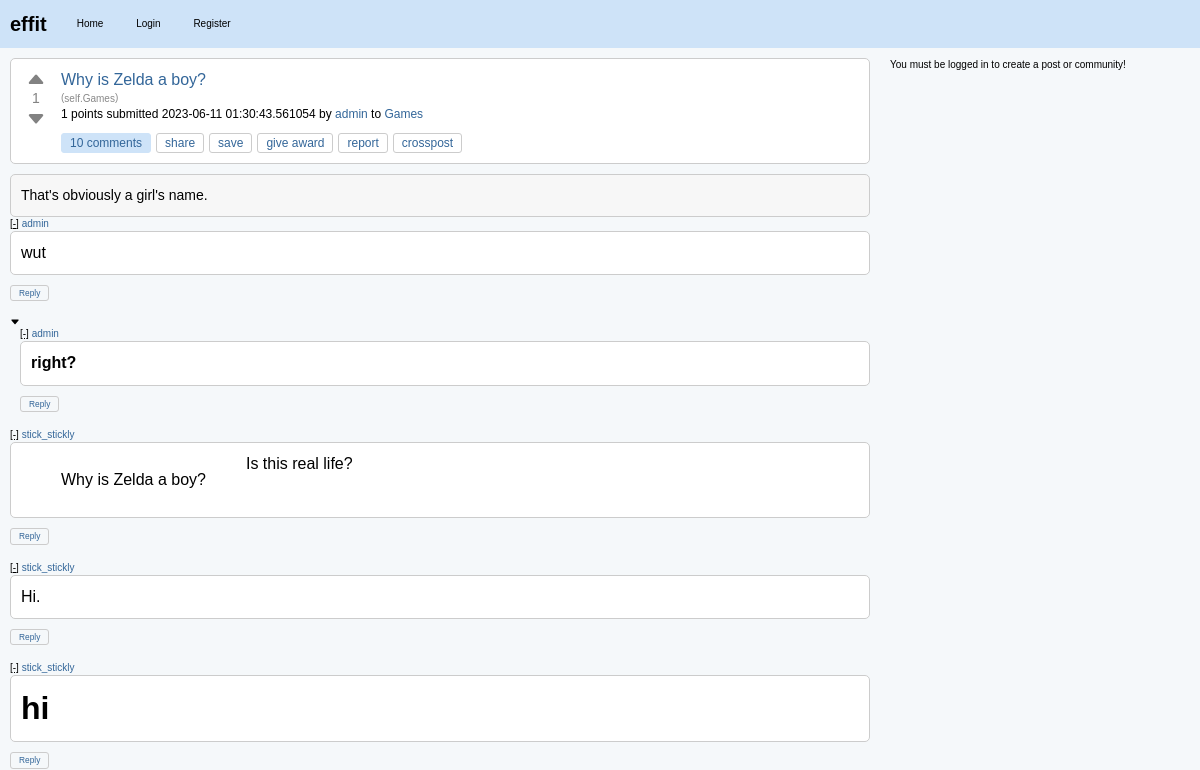
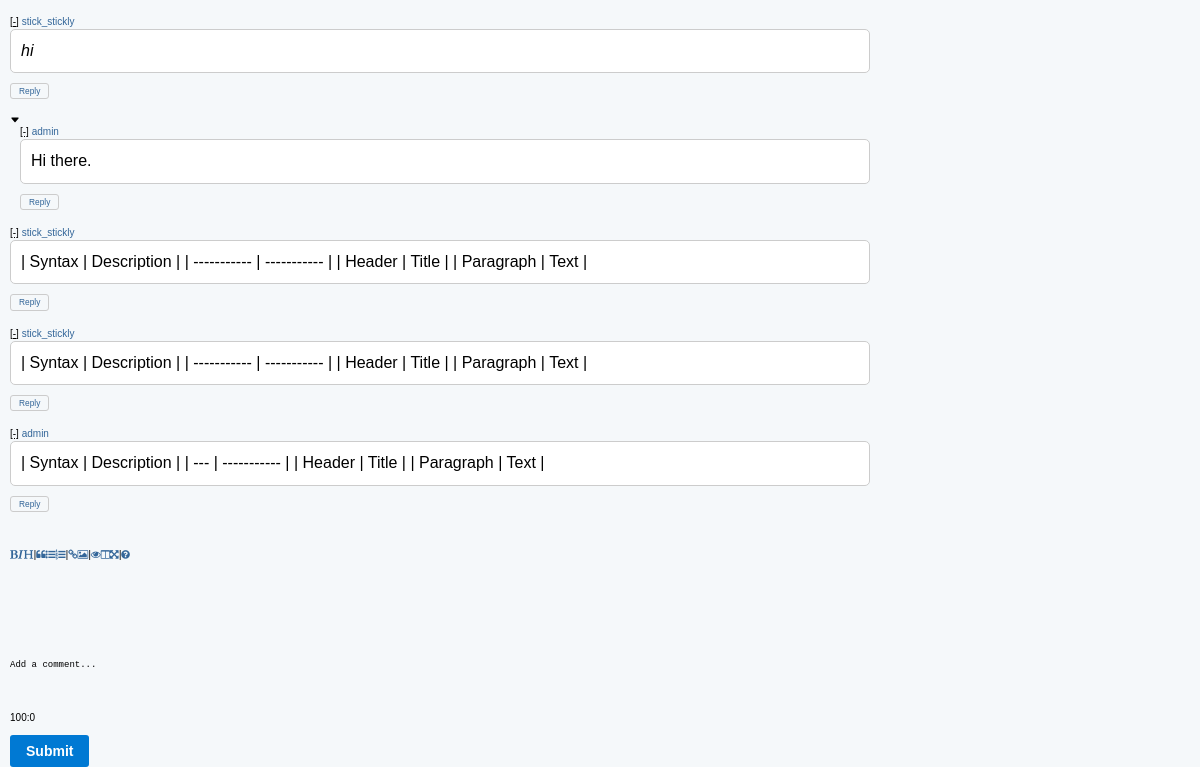
Before: /c/effit/p/why-is-zelda-a-boy-c12fb1d7 with the older database file (2 pictures, top to bottom).
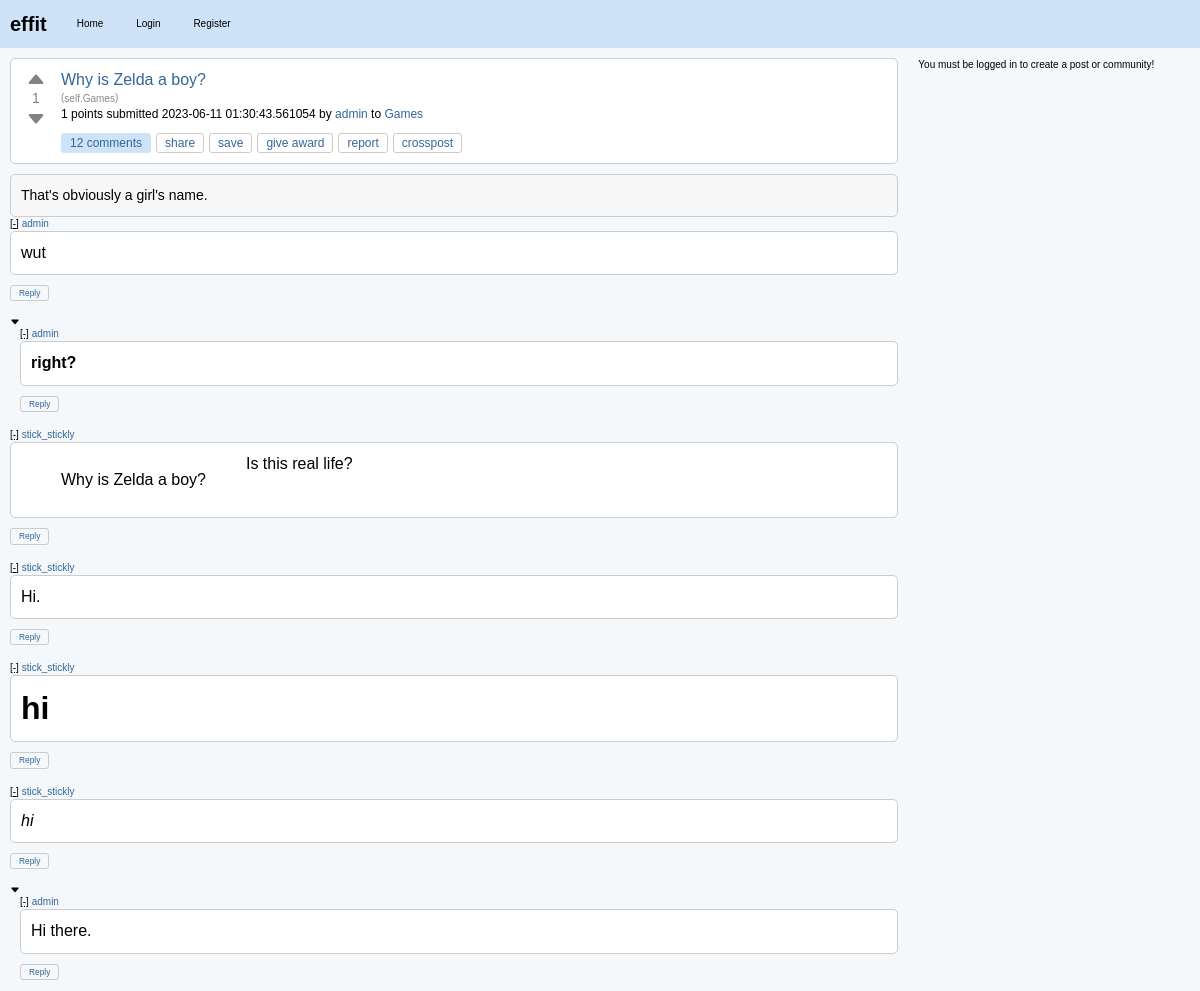
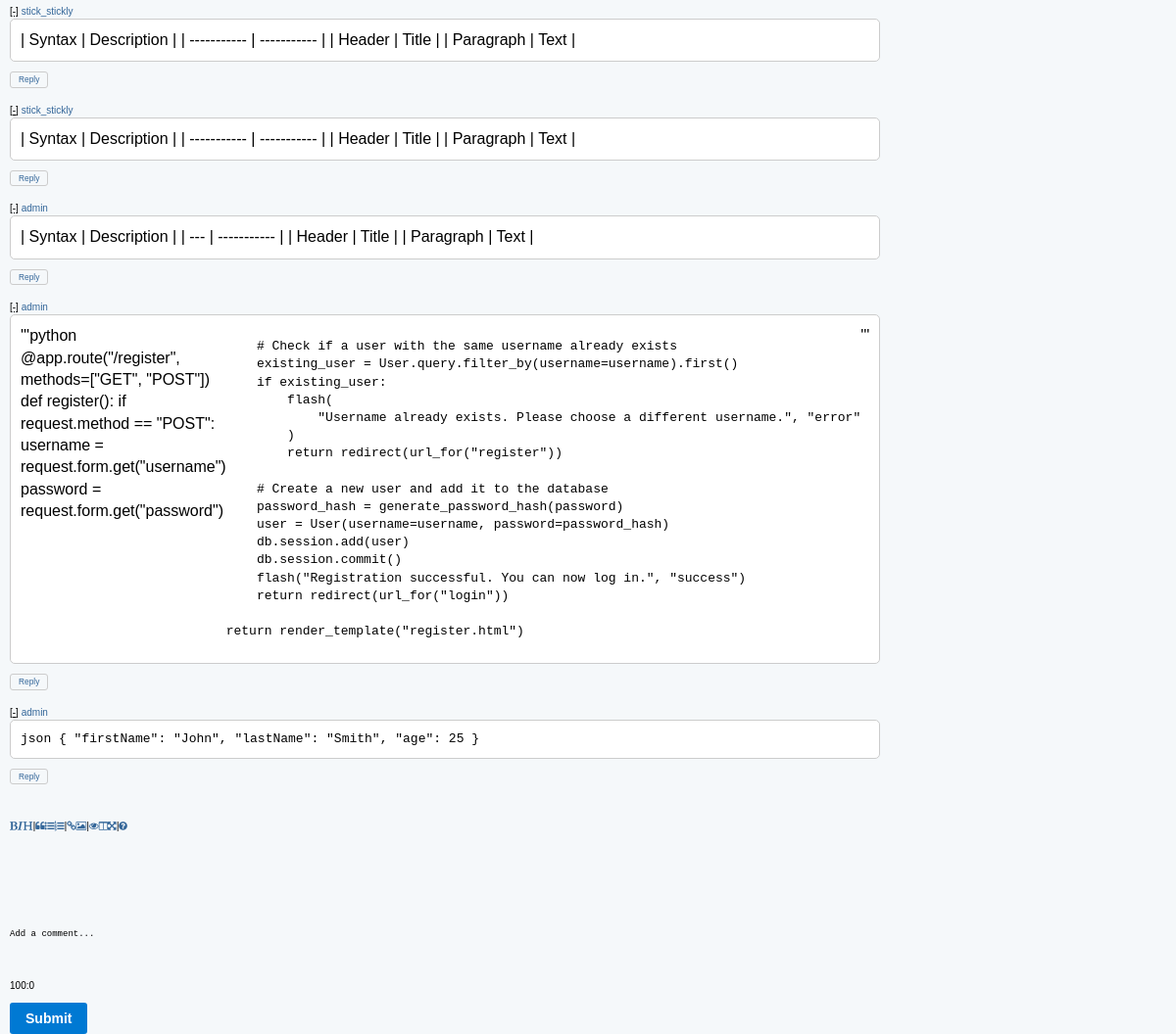
After: the same page with the newer database file (2 pictures, top to bottom).
### effit.py (models this page shows)
class Comment(db.Model):
    id = db.Column(db.Integer, primary_key=True)
    content = db.Column(db.Text, nullable=False)
    user_id = db.Column(db.Integer, db.ForeignKey("user.id"), nullable=False)
    post_id = db.Column(db.Integer, db.ForeignKey("post.id"), nullable=False)
    parent_id = db.Column(db.Integer, db.ForeignKey("comment.id"), nullable=True)
    author = db.relationship("User", backref=db.backref("comments", lazy=True))
    children = db.relationship(
        "Comment", backref=db.backref("parent", remote_side=[id]), lazy="dynamic"
    )

class User(db.Model):
    id = db.Column(db.Integer, primary_key=True)
    username = db.Column(db.String(80), unique=True, nullable=False)
    password = db.Column(db.String(120), nullable=False)
    posts = db.relationship("Post", backref="author", lazy=True)
    communities = db.relationship(
        "Community",
        secondary=community_members,
        backref=db.backref("members", lazy="dynamic"),
    )

### effit.py (the view, shortened to what this page needs)
@app.route("/c/<string:community_name>/p/<string:post_slug>", methods=["GET", "POST"])
def post_detail(community_name, post_slug):
    post = Post.query.filter_by(slug=post_slug).first()
    post_content = markdown.markdown(post.content)
    print(post_content)
    if post is None:
        return "Post not found!", 404
    comments = Comment.query.filter(
        Comment.post_id == post.id, Comment.parent_id.is_(None)
    ).all()
    for comment in comments:
        comment.content = markdown.markdown(comment.content)
        comment.replies = Comment.query.filter(Comment.post_id == post.id)
        for reply in comment.replies:
            reply.content = markdown.markdown(reply.content)
    post.content = markdown.markdown(post.content)
    community = Community.query.filter_by(name=community_name).first()
    if community is None:
        return "Community not found!", 404
    community_id = community.id
    return render_template(
        "post_detail.html",
        post=post,
        comments=comments,
        community=community,
        community_id=community_id,
    )

### effit.py (called while the page is built)
    @property
    def score(self):
        return self.upvotes - self.downvotes

### templates/post_detail.html (shortened to what the changed rows need)
{% extends "layout.html" %}
{% block content %}
<div class="post-item" id="post-{{ post.id }}">
    <div class="post">
        <div class="post-info">
            <p class="tagline">
                <span>{{ post.score }} points</span>
                submitted <time datetime="{{ post.created_at.isoformat() }}">{{ post.created_at }}</time>
                by <a href="{{ url_for('user_posts', username=post.author.username) }}" class="author may-blank id-t2_d2kpf">{{ post.author.username }}</a>
                to <a href="{{ url_for('community_posts', community_name=post.community.name) }}" class="subrs hover may-blank">{{ post.community.name }}</a>
            </p>
            <ul class="flat-list buttons">
                <li class="first">
                    <a href="{{ url_for('post_detail', community_name=post.community.name, post_slug=post.slug) }}" class="bylink comments may-blank" rel="nofollow">
                        {{ post.comments|length }} comments
                    </a>
                </li>
            </ul>
        </div>
    </div>
</div>
{% macro render_comment(comment, level=0) %}
<div id="comment-{{ comment.id }}" style="margin-left: {{ level * 10 }}px;" class="comment-container">
    <p class="tagline">
        <span>
            <a href="javascript:void(0)" class="toggle-button" onclick="toggleComments('comment-{{ comment.id }}')">[-]</a>
            <a href="{{ url_for('user_posts', username=comment.author.username) }}" class="author may-blank id-t2_d2kpf">{{ comment.author.username }}</a>
        </span>
    </p>
    <div id="comment-body-{{ comment.id }}" class="comment-body">
        <div class="comment">
            {{ comment.content|safe }}
        </div>
        <button class="reply-button">Reply</button>
        <div class="replies">
            {% for reply in comment.children %}
            <svg xmlns="http://www.w3.org/2000/svg" width="10" height="10" fill="currentColor" class="bi bi-caret-down-fill" viewBox="0 0 16 16">
                <path d="M7.247 11.14l-4.796-5.481c-.646-.74.037-1.659.877-1.659h9.392c.839 0 1.523.92.877 1.659l-4.796 5.481a1 1 0 0 1-1.554 0z"/>
              </svg>
            {{ render_comment(reply, level + 1) }}
            {% endfor %}
        </div>
    </div>
</div>
{% endmacro %}
<div class="comments">
    {% for comment in comments %}
        {{ render_comment(comment)|safe }}
    {% endfor %}
</div>
{% endblock %}

Changed rows visible on the page:
added Comment: author.username "admin", content "'''python @app.route(\"/register\", methods=[\"GET\", \"POST\"]) def register(): if request.method == \"POST\": username = request.form.get(\"username\") password = request.form.get(\"password\") # Check if a user with the same username already exists existing_user = User.query.filter_by(username=username).first() if existing_user: flash( \"Username already exists. Please choose a different username.\", \"error\" ) return redirect(url_for(\"register\")) # Create a new user and add it to the database password_hash = generate_password_hash(password) user = User(username=username, password=password_hash) db.session.add(user) db.session.commit() flash(\"Registration successful. You can now log in.\", \"success\")…", shown under "Why is Zelda a boy?"
added Comment: author.username "admin", content "json { \"firstName\": \"John\", \"lastName\": \"Smith\", \"age\": 25 }", shown under "Why is Zelda a boy?"
Other visible differences:
{{ post.comments|length }}: "10" → "12"
